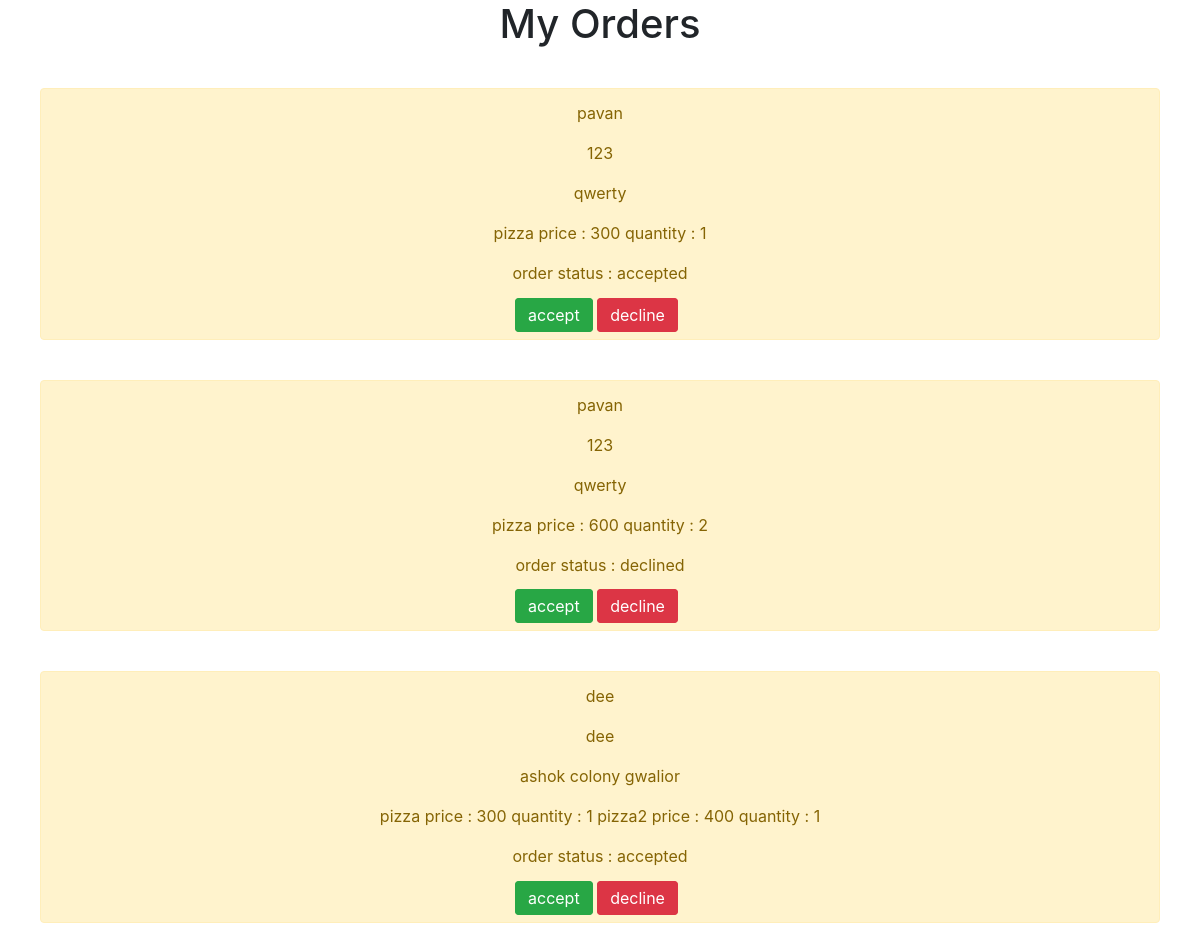
The page /adminorders/ on the database its author committed.
### pizzaapp/models.py (models this page shows)
class OrderModel(models.Model):
	username = models.CharField(max_length = 10)
	phoneno = models.CharField(max_length = 10)
	address = models.CharField(max_length = 10)
	ordereditems = models.CharField(max_length = 10)
	status = models.CharField(max_length = 10)

### pizzaapp/views.py (the view)
# urls.py: path('adminorders/',adminorders),
def adminorders(request):
	orders = OrderModel.objects.all()
	context = {'orders' : orders}
	return render(request,'pizzaapp/adminorders.html',context)

### templates/pizzaapp/adminorders.html
{% extends 'base.html' %}
{% block content %}
<h1 style="text-align: center">My Orders</h1>
{% for order in orders %}
<div style="margin: 40px" class="alert alert-warning" role = "alert">
	<p style="text-align: center;">{{order.username}}</p>
	<p style="text-align: center;">{{order.phoneno}}</p>
	<p style="text-align: center;">{{order.address}}</p>
	<p style="text-align: center;">{{order.ordereditems}}</p>
	<p style="text-align: center;">order status : {{order.status}}</p>
	<div class="container" style="width: 200px;margin: auto">
		<a href="/acceptorder/{{order.id}}/" style="display: inline;" class="btn btn-success">accept</a>
	<a href="/declineorder/{{order.id}}/" style="display: inline" class="btn btn-danger">decline</a>
	</div>
</div>
{% endfor %}
{% endblock %}

### templates/base.html (shortened to what this page needs)
<!DOCTYPE html>
<html>
<head>
	<link rel="stylesheet" href="https://stackpath.bootstrapcdn.com/bootstrap/4.5.0/css/bootstrap.min.css">
</head>
<body>
{% block content %}
{% endblock %}
</body>
</html>

### rows shown on the page
OrderModel: username "pavan", phoneno "123", address "qwerty", ordereditems "pizza price : 300 quantity : 1", status "accepted"
OrderModel: username "pavan", phoneno "123", address "qwerty", ordereditems "pizza price : 600 quantity : 2", status "declined"
OrderModel: username "dee", phoneno "dee", address "ashok colony gwalior", ordereditems "pizza price : 300 quantity : 1 pizza2 price : 400 quantity : 1", status "accepted"
